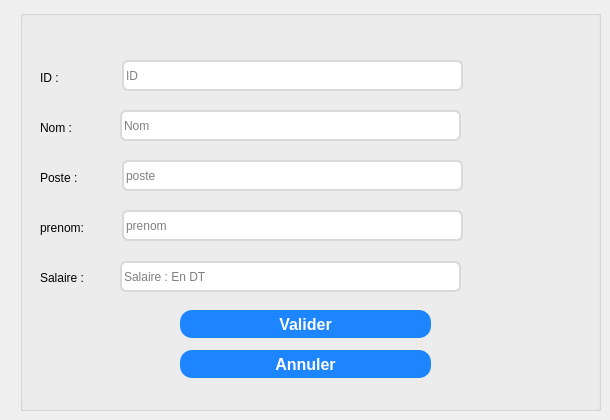
      <widget class="QWidget" name="tab_11">
       <property name="styleSheet">
        <string notr="true">background: url(:/img/img/test.jpg);</string>
       </property>
       <attribute name="title">
        <string>Ajouter</string>
       </attribute>
       <widget class="QGroupBox" name="groupBox_11">
        <property name="geometry">
         <rect>
          <x>20</x>
          <y>10</y>
          <width>581</width>
          <height>401</height>
         </rect>
        </property>
        <property name="styleSheet">
         <string notr="true">/* Style for a QGroupBox for login information */
QGroupBox {
    border: 2px solid #bdc3c7; /* Border with default color */
    border-radius: 8px; /* Rounded corners */
    margin-top: 10px; /* Top margin */
    background-color: #ffffff;
; /* Background color */
}

/* Style for the title of the QGroupBox */
QGroupBox::title {
    subcontrol-origin: margin;
    subcontrol-position: top left;
    left: 10px; /* Offset the title to the left */
    padding: 0 5px; /* Internal padding for the title */
    font-size: 16px; /* Title font size */
    color: #2c3e50; /* Title text color */

}a
</string>
        </property>
        <property name="title">
         <string/>
        </property>
        <widget class="QLabel" name="label_29">
         <property name="geometry">
          <rect>
           <x>20</x>
           <y>110</y>
           <width>56</width>
           <height>16</height>
          </rect>
         </property>
         <property name="styleSheet">
          <string notr="true">font: 87 9pt &quot;Arial Black&quot;;</string>
         </property>
         <property name="text">
          <string>Nom :</string>
         </property>
        </widget>
        <widget class="QLabel" name="label_30">
         <property name="geometry">
          <rect>
           <x>20</x>
           <y>60</y>
           <width>56</width>
           <height>16</height>
          </rect>
         </property>
         <property name="styleSheet">
          <string notr="true">font: 87 9pt &quot;Arial Black&quot;;</string>
         </property>
         <property name="text">
          <string>ID :</string>
         </property>
        </widget>
        <widget class="QLabel" name="label_31">
         <property name="geometry">
          <rect>
           <x>20</x>
           <y>160</y>
           <width>101</width>
           <height>16</height>
          </rect>
         </property>
         <property name="styleSheet">
          <string notr="true">font: 87 9pt &quot;Arial Black&quot;;</string>
         </property>
         <property name="text">
          <string>Poste :</string>
         </property>
        </widget>
        <widget class="QLabel" name="label_32">
         <property name="geometry">
          <rect>
           <x>20</x>
           <y>210</y>
           <width>56</width>
           <height>16</height>
          </rect>
         </property>
         <property name="styleSheet">
          <string notr="true">font: 87 9pt &quot;Arial Black&quot;;</string>
         </property>
         <property name="text">
          <string>prenom:</string>
         </property>
        </widget>
        <widget class="QLabel" name="label_33">
         <property name="geometry">
          <rect>
           <x>20</x>
           <y>260</y>
           <width>121</width>
           <height>16</height>
          </rect>
         </property>
         <property name="styleSheet">
          <string notr="true">font: 87 9pt &quot;Arial Black&quot;;</string>
         </property>
         <property name="text">
          <string>Salaire :</string>
         </property>
        </widget>
        <widget class="QLineEdit" name="le_nom_3">
         <property name="geometry">
          <rect>
           <x>100</x>
           <y>100</y>
           <width>341</width>
           <height>31</height>
          </rect>
         </property>
         <property name="styleSheet">
          <string notr="true">



position: absolute;
width: 428px;
height: 50px;
left: 1122px;
top: 327px;
background-color: #ffffff;

border: 2px solid #D9D9D9;
border-radius: 6px;
</string>
         </property>
         <property name="placeholderText">
          <string>Nom</string>
         </property>
        </widget>
        <widget class="QLineEdit" name="le_id_3">
         <property name="geometry">
          <rect>
           <x>102</x>
           <y>50</y>
           <width>341</width>
           <height>31</height>
          </rect>
         </property>
         <property name="styleSheet">
          <string notr="true">


position: absolute;
width: 428px;
height: 50px;
left: 1122px;
top: 327px;
background-color: #ffffff;

border: 2px solid #D9D9D9;
border-radius: 6px;
</string>
         </property>
         <property name="placeholderText">
          <string>ID</string>
         </property>
        </widget>
        <widget class="QLineEdit" name="le_poste">
         <property name="geometry">
          <rect>
           <x>102</x>
           <y>150</y>
           <width>341</width>
           <height>31</height>
          </rect>
         </property>
         <property name="styleSheet">
          <string notr="true">

position: absolute;
width: 428px;
height: 50px;
left: 1122px;
top: 327px;
background-color: #ffffff;

border: 2px solid #D9D9D9;
border-radius: 6px;
</string>
         </property>
         <property name="text">
          <string/>
         </property>
         <property name="placeholderText">
          <string>poste</string>
         </property>
        </widget>
        <widget class="QLineEdit" name="le_mail">
         <property name="geometry">
          <rect>
           <x>102</x>
           <y>200</y>
           <width>341</width>
           <height>31</height>
          </rect>
         </property>
         <property name="styleSheet">
          <string notr="true">


position: absolute;
width: 428px;
height: 50px;
left: 1122px;
top: 327px;
background-color: #ffffff;

border: 2px solid #D9D9D9;
border-radius: 6px;
</string>
         </property>
         <property name="placeholderText">
          <string>prenom</string>
         </property>
        </widget>
        <widget class="QLineEdit" name="le_salaire">
         <property name="geometry">
          <rect>
           <x>100</x>
           <y>251</y>
           <width>341</width>
           <height>31</height>
          </rect>
         </property>
         <property name="styleSheet">
          <string notr="true">

position: absolute;
width: 428px;
height: 50px;
left: 1122px;
top: 327px;
background-color: #ffffff;

border: 2px solid #D9D9D9;
border-radius: 6px;
</string>
         </property>
         <property name="placeholderText">
          <string>Salaire : En DT</string>
         </property>
        </widget>
        <widget class="QPushButton" name="pushAdd">
         <property name="geometry">
          <rect>
           <x>160</x>
           <y>300</y>
           <width>251</width>
           <height>28</height>
          </rect>
         </property>
         <property name="sizePolicy">
          <sizepolicy hsizetype="Preferred" vsizetype="Preferred">
           <horstretch>0</horstretch>
           <verstretch>0</verstretch>
          </sizepolicy>
         </property>
         <property name="minimumSize">
          <size>
           <width>93</width>
           <height>28</height>
          </size>
         </property>
         <property name="styleSheet">
          <string notr="true">QPushButton{
	padding: 0px 16px;


width: 86px;
height: 48px;
left: 1996px;
top: 64px;

/* Blue/50 */
background: rgb(28,133,255);
border-radius: 12px;


/* Button */

width: 54px;
height: 24px;

font-family: 'Inter';
font-style: normal;
font-weight: 800;
font-size: 16px;
line-height: 24px;
/* identical to box height, or 150% */

/* Base/100 */
color: white;
font: 87 8.5pt &quot;Segoe UI Black&quot;;
}

QPushButton:hover{
	padding: 0px 16px;


width: 86px;
height: 48px;
left: 1996px;
top: 64px;

/* Blue/50 */
background: #0B28C2;
border-radius: 12px;


/* Button */

width: 54px;
height: 24px;

font-family: 'Inter';
font-style: normal;
font-weight: 800;
font-size: 16px;
line-height: 24px;
/* identical to box height, or 150% */

/* Base/100 */
color: white;
}


QPushButton:pressed{
	padding: 0px 16px;


width: 86px;
height: 48px;
left: 1996px;
top: 64px;

/* Blue/50 */
background: #081E91;
border-radius: 12px;


/* Button */

width: 54px;
height: 24px;

font-family: 'Inter';
font-style: normal;
font-weight: 800;
font-size: 16px;
line-height: 24px;
/* identical to box height, or 150% */

/* Base/100 */
color: white;
}

</string>
         </property>
         <property name="text">
          <string>Valider</string>
         </property>
        </widget>
        <widget class="QPushButton" name="pushButton_26">
         <property name="geometry">
          <rect>
           <x>160</x>
           <y>340</y>
           <width>251</width>
           <height>28</height>
          </rect>
         </property>
         <property name="sizePolicy">
          <sizepolicy hsizetype="Preferred" vsizetype="Preferred">
           <horstretch>0</horstretch>
           <verstretch>0</verstretch>
          </sizepolicy>
         </property>
         <property name="minimumSize">
          <size>
           <width>93</width>
           <height>28</height>
          </size>
         </property>
         <property name="styleSheet">
          <string notr="true">QPushButton{
	padding: 0px 16px;


width: 86px;
height: 48px;
left: 1996px;
top: 64px;

/* Blue/50 */
background: rgb(28,133,255);
border-radius: 12px;


/* Button */

width: 54px;
height: 24px;

font-family: 'Inter';
font-style: normal;
font-weight: 800;
font-size: 16px;
line-height: 24px;
/* identical to box height, or 150% */

/* Base/100 */
color: white;
font: 87 8.5pt &quot;Segoe UI Black&quot;;
}

QPushButton:hover{
	padding: 0px 16px;


width: 86px;
height: 48px;
left: 1996px;
top: 64px;

/* Blue/50 */
background: #0B28C2;
border-radius: 12px;


/* Button */

width: 54px;
height: 24px;

font-family: 'Inter';
font-style: normal;
font-weight: 800;
font-size: 16px;
line-height: 24px;
/* identical to box height, or 150% */

/* Base/100 */
color: white;
}


QPushButton:pressed{
	padding: 0px 16px;


width: 86px;
height: 48px;
left: 1996px;
top: 64px;

/* Blue/50 */
background: #081E91;
border-radius: 12px;


/* Button */

width: 54px;
height: 24px;

font-family: 'Inter';
font-style: normal;
font-weight: 800;
font-size: 16px;
line-height: 24px;
/* identical to box height, or 150% */

/* Base/100 */
color: white;
}

</string>
         </property>
         <property name="text">
          <string>Annuler</string>
         </property>
        </widget>
       </widget>
      </widget>
